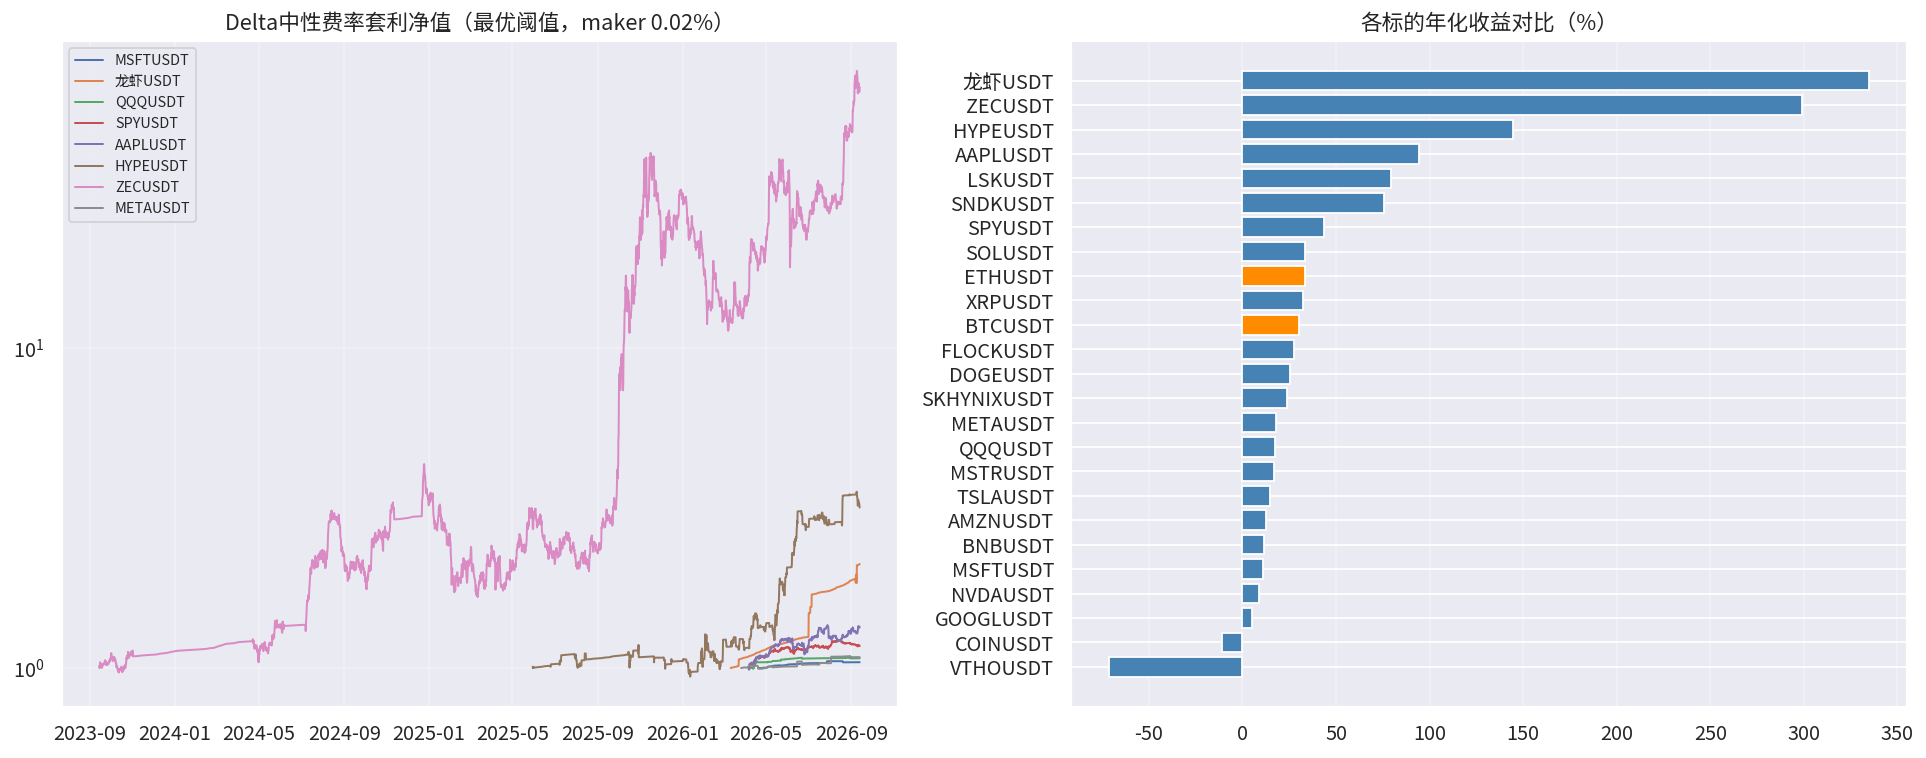

The Python source for this figure:
# -*- coding: utf-8 -*-
"""
多标的资金费率套利回测（币安 USDⓈ-M 永续）
策略：Delta中性收租优化版
  - 持现货1x，当刚结算费率 r_T >= theta_in 时做空1x合约对冲收租
  - 当 r_T <= theta_out（默认0，即实际转负）时平掉对冲腿（滞后阈值，避免来回打脸）
  - 反手/开平均用 maker 0.02%
参数网格: theta_in ∈ {0, 0.005%, 0.01%, 0.02%}
"""
import sys, time
from pathlib import Path
import requests
import pandas as pd
import numpy as np

sys.path.insert(0, str(Path(sys.executable).parent.parent.parent))
from daimon_runtime import setup_plot
setup_plot()
import matplotlib.pyplot as plt

BASE = "https://fapi.binance.com"
OUT = Path(__file__).parent
DAYS = 365 * 3
now_ms = int(time.time() * 1000)
start_ms = now_ms - DAYS * 86400_000

# ---------- 1. 选出成交量最高的 USDT 永续 ----------
for attempt in range(3):
    r = requests.get(f"{BASE}/fapi/v1/ticker/24hr", timeout=20)
    data = r.json()
    if isinstance(data, list):
        break
    print(f"ticker返回异常(第{attempt+1}次): {str(data)[:200]}")
    time.sleep(2)
tick = pd.DataFrame(data)
tick = tick[tick["symbol"].str.endswith("USDT")]
tick["quoteVolume"] = tick["quoteVolume"].astype(float)
# 排除稳定币/法币类和指数类
exclude = {"USDCUSDT", "BUSDUSDT", "TUSDUSDT", "FDUSDUSDT", "EURUSDT", "AEURUSDT", "XUSDUSDT", "BFUSDUSDT", "USD1USDT", "USDEUSDT", "USDPUSDT", "GYENUSDT", "BIDRUSDT", "IDRTUSDT", "NGNUSDT", "UAHUSDT", "ZARUSDT", "ARSUSDT", "BRLUSDT", "TRYUSDT", "RUBUSDT", "DAIUSDT"}
tick = tick[~tick["symbol"].isin(exclude)]
top = tick.nlargest(15, "quoteVolume")["symbol"].tolist()
print("TOP15 by 24h quote volume:", top)

# 检查币安是否有股票类永续
for attempt in range(6):
    exinfo = requests.get(f"{BASE}/fapi/v1/exchangeInfo", timeout=20).json()
    if "symbols" in exinfo:
        break
    print(f"exchangeInfo异常(第{attempt+1}次): {str(exinfo)[:120]}")
    time.sleep(20)
all_syms = [s["symbol"] for s in exinfo["symbols"]]
stock_like = [s for s in all_syms if any(k in s for k in ["TSLA", "AAPL", "NVDA", "MSFT", "AMZN", "GOOG", "META", "COIN", "MSTR", "SPY", "QQQ"])]
# 股票类永续（币安已上线）+ 加密热门，合并去重
STOCK_PERPS = ["TSLAUSDT", "NVDAUSDT", "AAPLUSDT", "MSFTUSDT", "AMZNUSDT",
               "GOOGLUSDT", "METAUSDT", "COINUSDT", "MSTRUSDT", "SPYUSDT", "QQQUSDT"]
print("币安合约中股票类标的:", [s for s in stock_like if s in STOCK_PERPS or s not in STOCK_PERPS])
symbols = list(dict.fromkeys(top + STOCK_PERPS))

# ---------- 2. 拉数据 ----------
def _get(path, params):
    for attempt in range(6):
        rr = requests.get(f"{BASE}{path}", params=params, timeout=20)
        data = rr.json()
        if isinstance(data, list):
            return data
        msg = str(data)[:120]
        wait = 20 if ("banned" in msg or "-1003" in msg or "418" in msg or "429" in msg) else 2
        print(f"  请求异常(第{attempt+1}次, 等{wait}s): {msg}")
        time.sleep(wait)
    raise RuntimeError(f"请求失败: {path} {params}")

def fetch_funding(symbol):
    rows, st = [], start_ms
    while True:
        data = _get("/fapi/v1/fundingRate", {"symbol": symbol, "startTime": st, "limit": 1000})
        if not data: break
        rows += data
        last = data[-1]["fundingTime"]
        if len(data) < 1000 or last >= now_ms - 8 * 3600_000: break
        st = last + 1
        time.sleep(0.4)
    if not rows: return None
    df = pd.DataFrame(rows)
    df["fundingTime"] = pd.to_datetime(df["fundingTime"], unit="ms")
    df["fundingRate"] = pd.to_numeric(df["fundingRate"], errors="coerce")
    return df.dropna(subset=["fundingRate"]).drop_duplicates("fundingTime").sort_values("fundingTime").reset_index(drop=True)

def fetch_klines(symbol):
    rows, st = [], start_ms
    while True:
        data = _get("/fapi/v1/klines", {"symbol": symbol, "interval": "8h",
                                        "startTime": st, "limit": 1500})
        if not data: break
        rows += data
        last = data[-1][0]
        if len(data) < 1500: break
        st = last + 1
        time.sleep(0.4)
    if not rows: return None
    df = pd.DataFrame(rows, columns=["openTime","open","high","low","close","vol",
                                     "closeTime","qv","trades","tbb","tbq","ig"])
    df["openTime"] = pd.to_datetime(df["openTime"], unit="ms")
    df["close"] = df["close"].astype(float)
    return df[["openTime","close"]].drop_duplicates("openTime").sort_values("openTime").reset_index(drop=True)

# ---------- 3. 回测 ----------
MAKER = 0.0002
def backtest(df, theta_in, theta_out=0.0):
    hedge = 0.0
    eq = 1.0; fund_sum = 0.0; fee_sum = 0.0; nswitch = 0
    eqs = [1.0]
    for _, row in df.iterrows():
        r_t = row["fundingRate"]
        target = -1.0 if r_t >= theta_in else (0.0 if r_t <= theta_out else hedge)
        # theta_out < r < theta_in 时保持原状态（滞后带）
        if target != hedge:
            fee = abs(target - hedge) * MAKER
            fee_sum += fee; eq -= fee; nswitch += 1
            hedge = target
        pnl_price = (1 + hedge) * row["ret_next"]
        pnl_fund = -hedge * row["r_next"]
        fund_sum += pnl_fund
        eq = eq * (1 + pnl_price) + pnl_fund * eq
        eqs.append(eq)
    eqs = pd.Series(eqs)
    rets = eqs.pct_change().dropna()
    n = len(df)
    yrs = n * 8 / 24 / 365
    total = eqs.iloc[-1] - 1
    ann = (1 + total) ** (1 / yrs) - 1 if yrs > 0 else np.nan
    dd = (eqs / eqs.cummax() - 1).min()
    sharpe = rets.mean() / (rets.std() + 1e-12) * np.sqrt(3 * 365)
    return dict(total=total, ann=ann, mdd=dd, sharpe=sharpe,
                fund=fund_sum, fees=fee_sum, nswitch=nswitch, eqs=eqs, yrs=yrs)

results = []
curves = {}
detail_rows = []
for sym in symbols:
    try:
        f_csv = OUT / f"{sym}_funding.csv"
        k_csv = OUT / f"{sym}_klines.csv"
        if f_csv.exists():
            f = pd.read_csv(f_csv, parse_dates=["fundingTime"])
        else:
            f = fetch_funding(sym)
            if f is not None: f.to_csv(f_csv, index=False)
        if k_csv.exists():
            k = pd.read_csv(k_csv, parse_dates=["openTime"])
        else:
            k = fetch_klines(sym)
            if k is not None: k.to_csv(k_csv, index=False)
        print(f"  {sym}: funding={0 if f is None else len(f)}, klines={0 if k is None else len(k)}")
        if f is None or k is None or len(f) < 60:
            print(f"{sym}: 数据不足，跳过")
            continue
        f["fundingTime"] = pd.to_datetime(f["fundingTime"]).dt.floor("8h")
        frate = f.groupby("fundingTime")["fundingRate"].sum().reset_index()  # 4h结算的标的聚合到8h
        df = k.merge(frate, left_on="openTime", right_on="fundingTime", how="left")
        df["fundingRate"] = df["fundingRate"].ffill()
        df = df.dropna(subset=["fundingRate"]).reset_index(drop=True)
        df["ret_next"] = df["close"].shift(-1) / df["close"] - 1
        df["r_next"] = df["fundingRate"].shift(-1)
        df = df.dropna().reset_index(drop=True)
        print(f"  {sym}: 对齐后={len(df)}")
        if len(df) < 60:
            print(f"{sym}: 对齐后数据不足，跳过")
            continue

        avg_rate = df["fundingRate"].mean()
        pos_ratio = (df["fundingRate"] > 0).mean()
        gross_carry = df.loc[df["r_next"] > 0, "r_next"].sum()  # 对冲时可捕获的正费率总量
        bh_total = df["close"].iloc[-1] / df["close"].iloc[0] - 1

        # 参数网格
        best = None
        for th in [0.0, 0.00005, 0.0001, 0.0002]:
            res = backtest(df, theta_in=th, theta_out=0.0)
            res["theta_in"] = th
            if best is None or res["sharpe"] > best["sharpe"]:
                best = res
        base = backtest(df, theta_in=0.0, theta_out=0.0)

        curves[sym] = (df["openTime"], best["eqs"])
        results.append(dict(标的=sym, 数据年数=round(best["yrs"], 1),
                            平均费率bp8h=round(avg_rate * 1e4, 2),
                            正费率占比=f"{pos_ratio*100:.0f}%",
                            最优阈值bp=round(best["theta_in"] * 1e4, 1),
                            年化=f"{best['ann']*100:.1f}%",
                            最大回撤=f"{best['mdd']*100:.1f}%",
                            夏普=round(best["sharpe"], 2),
                            切换次数=best["nswitch"],
                            费率收入pct=round(best["fund"]*100, 1),
                            手续费pct=round(best["fees"]*100, 1),
                            买入持有=f"{bh_total*100:.0f}%",
                            阈值0年化=f"{base['ann']*100:.1f}%"))
        print(f"{sym}: done, best theta={best['theta_in']*1e4:.1f}bp, ann={best['ann']*100:.1f}%, sharpe={best['sharpe']:.2f}")
    except Exception as e:
        print(f"{sym}: ERROR {e}")

res_df = pd.DataFrame(results).sort_values("夏普", ascending=False)
res_df.to_csv(OUT / "multi_symbol_results.csv", index=False)
print("\n", res_df.to_string(index=False))

# ---------- 4. 画图 ----------
fig, axes = plt.subplots(1, 2, figsize=(15, 6))
ax = axes[0]
plot_syms = res_df.head(8)["标的"].tolist()
for sym in plot_syms:
    t, eqs = curves[sym]
    tt = pd.concat([pd.Series([t.iloc[0]]), t]).iloc[:len(eqs)]
    ax.plot(tt, eqs.values, label=sym, lw=1.1)
ax.set_yscale("log")
ax.set_title("Delta中性费率套利净值（最优阈值，maker 0.02%）")
ax.legend(fontsize=8); ax.grid(alpha=0.3)

ax2 = axes[1]
rs = res_df.sort_values("年化", key=lambda s: s.str.rstrip('%').astype(float), ascending=True)
vals = rs["年化"].str.rstrip('%').astype(float)
colors = ["darkorange" if s in ("BTCUSDT", "ETHUSDT") else "steelblue" for s in rs["标的"]]
ax2.barh(rs["标的"], vals, color=colors)
ax2.set_title("各标的年化收益对比（%）")
ax2.grid(alpha=0.3, axis="x")
fig.tight_layout()
fig.savefig(OUT / "multi_symbol_backtest.png", bbox_inches="tight", dpi=130)
print("saved:", OUT / "multi_symbol_backtest.png")
